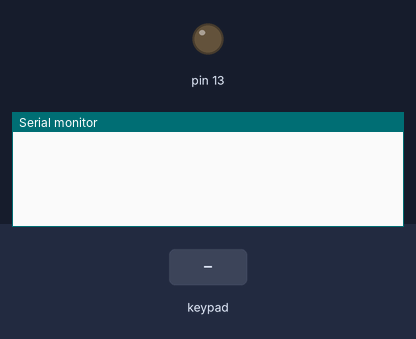
Recording of a sketch running on a simulated Arduino Uno, built with avr-gcc and run on an emulated ATmega328P. On the bench: output pins drawn as LEDs (lit = HIGH), the last lines printed to the serial monitor. Inputs (shaded band) come from the test bench.

Above: at 1.2 s.
1.3 s: key '1' pressed
At 2.5 s:
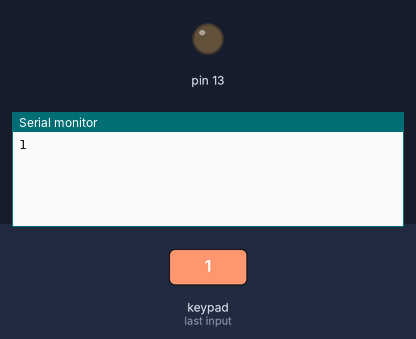
2.8 s: keypad keys 9 8 7 6 # pressed 0.4 s apart
At 5.0 s:
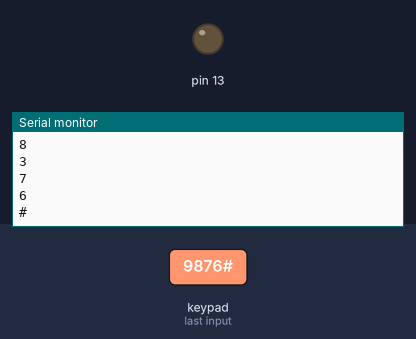
6.3 s: key 'A' pressed
At 7.5 s:
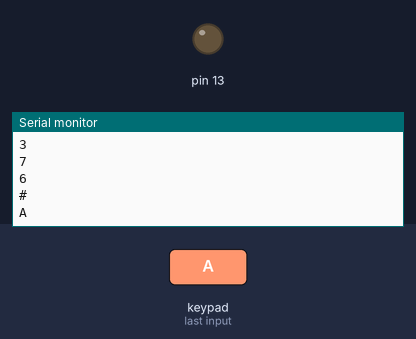
7.8 s: keypad keys 9 8 7 6 * pressed 0.4 s apart
At 10.6 s:
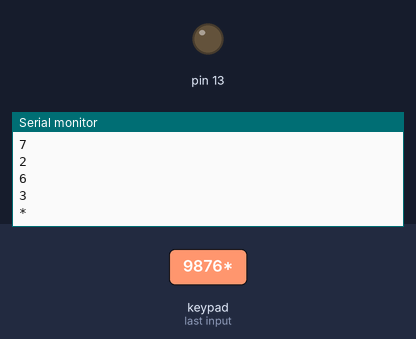
11.4 s: key 'B' pressed
At 11.8 s:
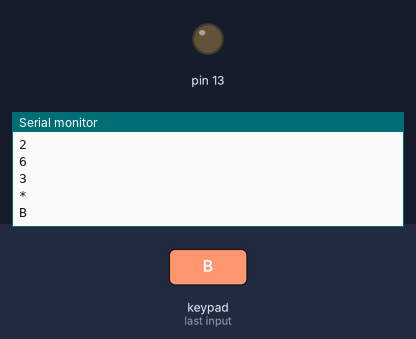
12.9 s: keypad keys 9 8 7 6 D pressed 0.4 s apart
At 15.4 s:
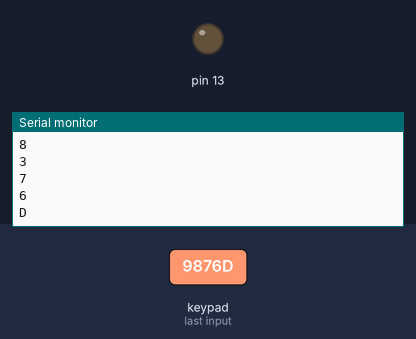
Timing chart, 0 to 16.9 s (numbered marks = the images above; inputs shaded):
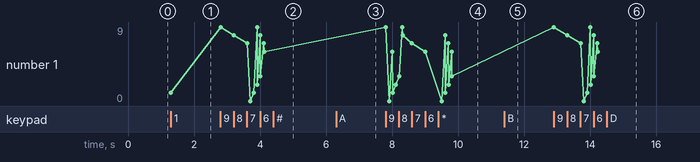

Measured:
- after the input at 1.3 s, the serial monitor: prints a new line at once (image 1)
- after the input at 2.8 s, the serial monitor: prints a new line at once (image 2)
- after the input at 6.3 s, the serial monitor: prints a new line at once (image 3)
- after the input at 7.8 s, the serial monitor: prints a new line at once (image 4)
- after the input at 11.4 s, the serial monitor: prints a new line at once (image 5)
- after the input at 12.9 s, the serial monitor: prints a new line at once (image 6)
- plotted number 1: 1 → 6 after the input at 2.8 s, 6 → 3 after the input at 7.8 s, 3 → 6 after the input at 12.9 s

The sketch:

sum_larry.ino
```cpp
#include <Keypad.h>

const byte ROWS = 4;  //four rows
const byte COLS = 4;  //four columns
//define the cymbols on the buttons of the keypads
char hexaKeys[ROWS][COLS] = {
  { '1', '2', '3', 'A' },
  { '4', '5', '6', 'B' },
  { '7', '8', '9', 'C' },
  { '*', '0', '#', 'D' }
};
byte rowPins[ROWS] = { 9, 8, 7, 6 };  //connect to the row pinouts of the keypad
byte colPins[COLS] = { 5, 4, 3, 2 };  //connect to the column pinouts of the keypad

//initialize an instance of class NewKeypad
Keypad customKeypad = Keypad(makeKeymap(hexaKeys), rowPins, colPins, ROWS, COLS);

void setup() {
  Serial.begin(9600);
  pinMode(13, OUTPUT);
}

char password[5];  // เก็บรหัสที่กด (เผื่อ null terminator '\0')
int i = 0;

void loop() {
  char customKey = customKeypad.getKey();

  if (customKey) {
    Serial.println(customKey);
    password[i++] = customKey;

    if (i == 4) {
      delay(100);
      // password[4] = '\0';
      for (int j = 0; j < 4; j++) {

        Serial.println(j);
        delay(100);
        Serial.println(password[j]);
        i = 0;
      }
    }
  }
}

// OUTPUT

// 14:34:57.070 -> 1
// 14:34:58.297 -> 2
// 14:34:59.396 -> 3
// 14:35:00.666 -> 4
// 14:35:00.886 -> ---
// 14:35:00.886 -> 1
// 14:35:00.972 -> ---
// 14:35:00.972 -> 2
// 14:35:01.099 -> ---
// 14:35:01.099 -> 3
// 14:35:01.191 -> ---
// 14:35:01.191 -> 4
```
